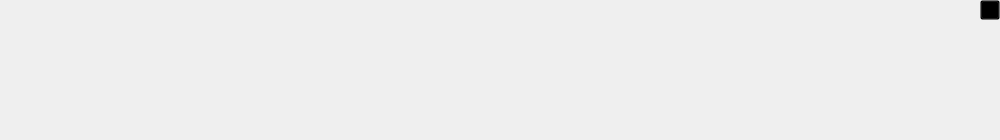
<?xml version="1.0" encoding="UTF-8"?>
<ui version="4.0">
 <class>LyricForm</class>
 <widget class="QWidget" name="LyricForm">
  <property name="geometry">
   <rect>
    <x>0</x>
    <y>0</y>
    <width>1000</width>
    <height>140</height>
   </rect>
  </property>
  <property name="font">
   <font>
    <weight>75</weight>
    <bold>true</bold>
   </font>
  </property>
  <property name="windowTitle">
   <string>Form</string>
  </property>
  <property name="styleSheet">
   <string notr="true">LyricLabel {
	font: 30pt &quot;微软雅黑&quot;;
	color:gray;
	
}

.QPushButton:!hover{
	background: rgba(0,0,0,0);
}

.QPushButton:hover{
	background: rgba(3,3,3,0) url(:/image/icon/cross_15.977464788732px_1153732_easyicon.net.png) no-repeat
}</string>
  </property>
  <widget class="QPushButton" name="exitButton">
   <property name="geometry">
    <rect>
     <x>980</x>
     <y>0</y>
     <width>20</width>
     <height>20</height>
    </rect>
   </property>
   <property name="styleSheet">
    <string notr="true"/>
   </property>
   <property name="text">
    <string/>
   </property>
  </widget>
 </widget>
 <resources/>
 <connections/>
</ui>
